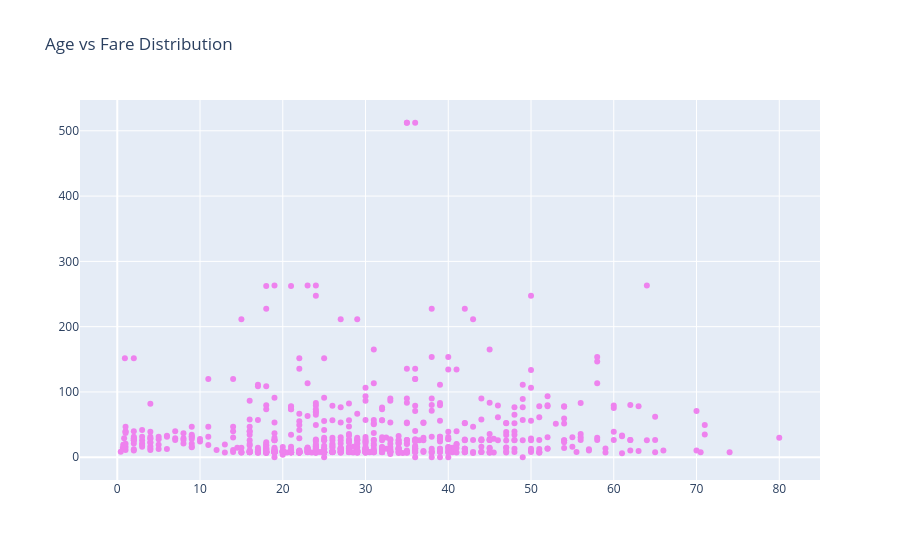

The cell this chart's notebook holds for it:
### Code cell
#Scatter plot representation --> Age vs Fare
trace = go.Scatter(x=data['Age'], y=data['Fare'],
                   mode='markers',
                   marker={'color':'violet'})
layout= go.Layout(
    title="Age vs Fare Distribution")
fig=go.Figure(data=trace,layout=layout)
fig.show()

### Figure 1 — Plotly figure (JSON) as saved in the notebook; plotly's stock layout.template omitted (floating-point values rounded to 4 significant figures; data arrays with more than 128 entries replaced by an {"elided": "..."} marker saying what was removed)
{"data": [{"marker": {"color": "violet"}, "mode": "markers", "type": "scatter", "x": {"elided": "891 float values"}, "y": {"elided": "891 float values"}}], "layout": {"title": {"text": "Age vs Fare Distribution"}}}
